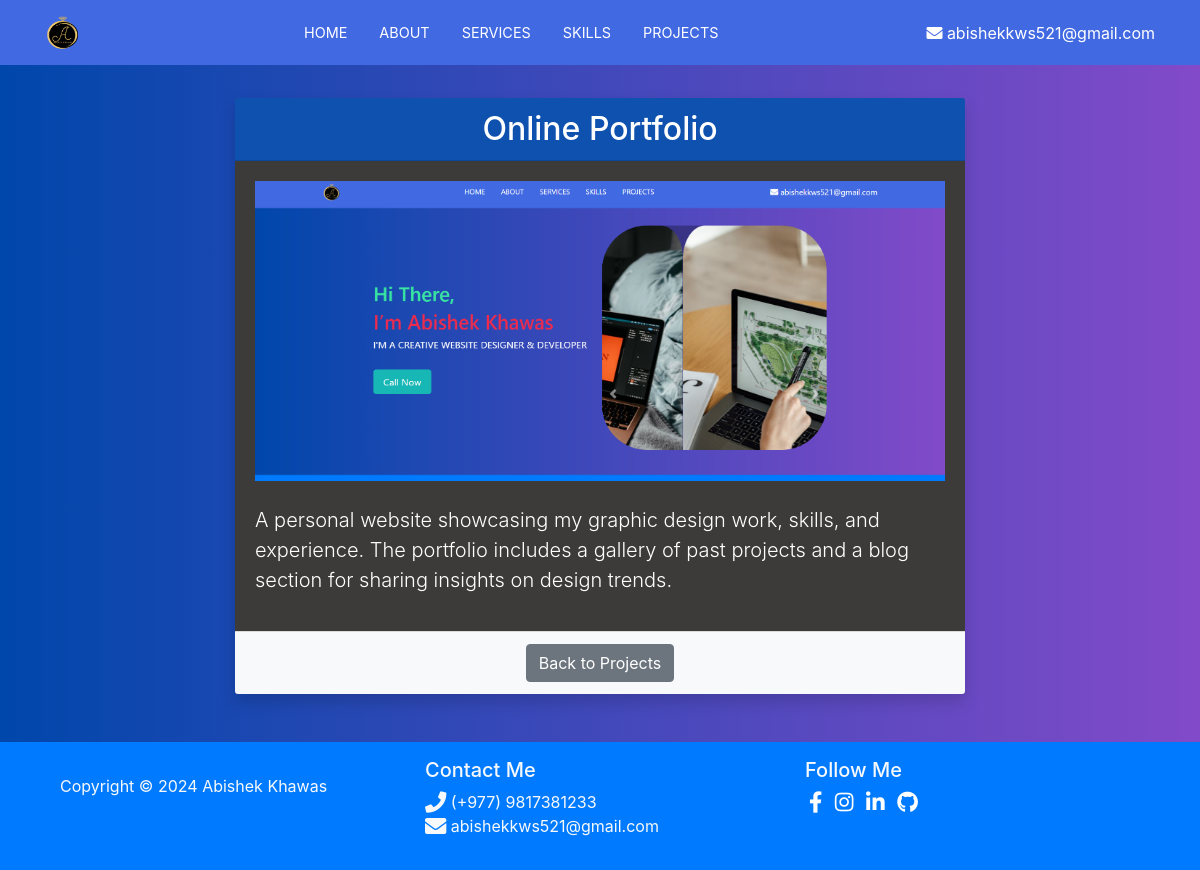
The app's page /project/5/ with its own data.
### MyProject/models.py (models this page shows, shortened)
class Project(models.Model):
    title = models.CharField(max_length=200)
    description = models.TextField()
    mage = models.ImageField(upload_to='Project/images', null=True, blank=True)
    link = models.URLField()

### portfolio/views.py (the view)
# urls.py: path('project/<int:project_id>/', views.project_detail, name='project_detail'),
def project_detail(request, project_id):
    project = get_object_or_404(Project, id=project_id)
    return render(request, 'frontend/project_detail.html', {'project': project})

### templates/Frontend/project_detail.html (shortened to what this page needs)
{% extends "frontend/layout/base.html" %}
{% block content %}
<div class="container my-5">
    <div class="row">
        <div class="col-md-8 offset-md-2">
            <div class="card shadow border-0">
                <div class="card-header text-center">
                    <h2 class="mb-0">{{ project.title }}</h2>
                </div>
                <div class="card-body">
                    {% if project.mage %}
                        <img src="{{ project.mage.url }}" alt="{{ project.title }} image" class="img-fluid mb-4 fixed-image">
                    {% else %}
                        <div class="alert alert-warning" role="alert">
                            No image available
                        </div>
                    {% endif %}
                    <p class="lead">{{ project.description }}</p>
                </div>
                <div class="card-footer text-center">
                    <a href="{% url 'projects' %}" class="btn btn-secondary">Back to Projects</a>
                </div>
            </div>
        </div>
    </div>
</div>
{% endblock %}

### records on screen
Project: title "Online Portfolio", mage (picture), description "A personal website showcasing my graphic design work, skills, and experience. The portfolio includes a gallery of past projects and a blog section for sharing insights on design trends."
